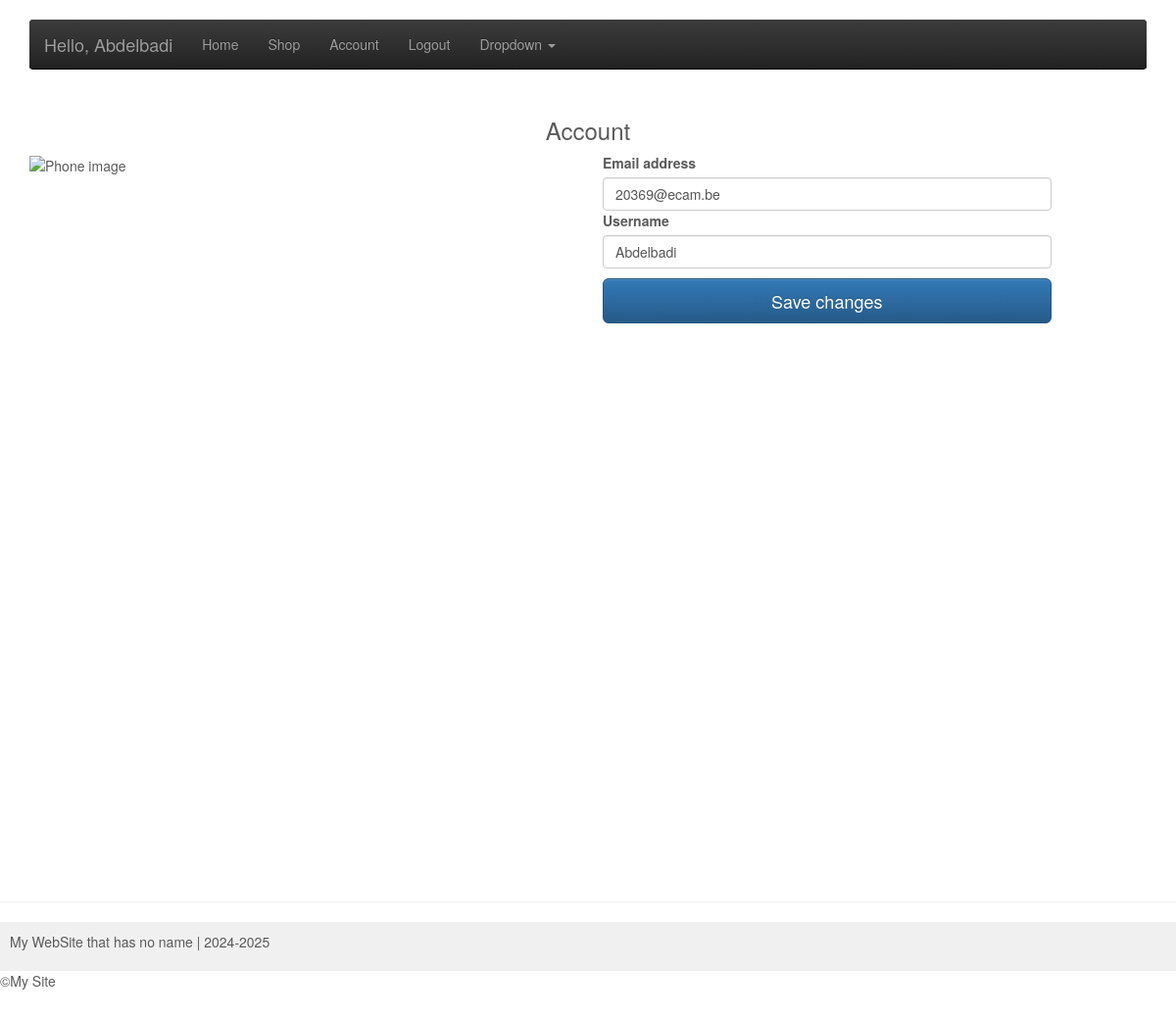
The app's page /account/ (signed in) with its own data.
### account/models.py (models this page shows, shortened)
class Account(AbstractBaseUser):
    email = models.EmailField(verbose_name="email", max_length=60, unique=True)
    username = models.CharField(max_length=30, unique=True)
    date_joined = models.DateTimeField(verbose_name='date joined', auto_now_add=True)
    last_login = models.DateTimeField(verbose_name='last login', auto_now=True)
    is_admin = models.BooleanField(default=False)
    is_active = models.BooleanField(default=True)
    is_staff = models.BooleanField(default=False)
    is_superuser = models.BooleanField(default=False)
    USERNAME_FIELD = 'email'
    REQUIRED_FIELDS = ['username']
    objects = MyAccountManager()

### account/views.py (the view)
# urls.py: path('account/', account_view, name='account'),
def account_view(request):
    if not request.user.is_authenticated:
        return redirect('login')
    context = {}
    if request.POST:
        form = AccountUpdateForm(request.POST, instance=request.user)
        if form.is_valid():
            form.initial = {
                "email": request.POST["email"],
                "username": request.POST["username"],
            }
            form.save()
            context['success_message'] = "Updated"
    else:
        form = AccountUpdateForm(
            initial={
                'username': request.user.username,
                'email': request.user.email,
            }
        )
    context['account_form'] = form
    return render(request, 'account/account.html', context)

### account/forms.py (shortened to what this page needs)
class AccountUpdateForm(forms.ModelForm):
    class Meta:
        model = Account
        fields = ('email', 'username')

### account/templates/account/account.html (shortened to what this page needs)
{% extends "base.html" %}
{% block content %}
<section class="vh-100">
    <div class="container py-5 h-100">
        <div class="row d-flex align-items-center justify-content-center h-100">
            <div class="col-md-12 text-center mb-4">
                <h3>Account</h3>
            </div>
            <div class="col-md-6 d-flex justify-content-center">
                <img src="https://atlas-content-cdn.pixelsquid.com/stock-images/icon-user-profile-update-computer-XlEaaD8-600.jpg"
                     class="img-fluid login-image" alt="Phone image">
            </div>
            <div class="col-md-5 col-lg-5 col-xl-4">
                <form class ="form-signin" method="post">{% csrf_token %}
                    <div data-mdb-input-init class="form-outline mb-4">
                        <label class="form-label" for="form1Example13">Email address</label>
                        <input type="email" name="email" id="form1Example13" class="form-control form-control-lg" value={{account_form.initial.email}} />
                    </div>
                    <div data-mdb-input-init class="form-outline mb-4">
                        <label class="form-label" for="form1Example34">Username</label>
                        <input type="text" name="username" id="form1Example34" class="form-control form-control-lg" value={{account_form.initial.username}} />
                    </div>
                    <button type="submit" class="btn btn-primary btn-lg btn-block">Save changes</button>
                </form>
            </div>
        </div>
    </div>
</section>
{% endblock content %}

### templates/snippets/header.html (shortened to what this page needs)
<link rel="stylesheet" href="https://cdn.jsdelivr.net/npm/bootstrap@3.4.1/dist/css/bootstrap.min.css">
<link rel="stylesheet" href="https://cdn.jsdelivr.net/npm/bootstrap@3.4.1/dist/css/bootstrap-theme.min.css">
<body>
    <div class="navbar-wrapper">
      <div class="container">
        <nav class="navbar navbar-inverse navbar-static-top">
          <div class="container">
            <div class="navbar-header">
              <a class="navbar-brand">
                {% if request.user.is_authenticated %}
                <p>Hello, {{ request.user.username }}</p>
                {% endif %}
            </a>
            </div>
            <div id="navbar" class="navbar-collapse collapse">
              <ul class="nav navbar-nav">
                {% if request.user.is_authenticated %}
                    <li><a href="{% url 'home' %}">Home</a></li>
                    <li><a href="{% url 'shop' %}">Shop</a></li>
                    <li><a href="{% url 'account' %}">Account</a></li>
                    <li><a href="{% url 'logout' %}">Logout</a></li>
                {% else %}
                    <li><a href="{% url 'home' %}">Home</a></li>
                    <li><a href="{% url 'shop' %}">Shop</a></li>
                    <li><a href="{% url 'register' %}">Register</a></li>
                    <li><a href="{% url 'login' %}">Login</a></li>
                {% endif %}
                <li class="dropdown">
                  <a href="#" class="dropdown-toggle" data-toggle="dropdown" role="button" aria-haspopup="true" aria-expanded="false">Dropdown <span class="caret"></span></a>
                </li>
              </ul>
            </div>
          </div>
        </nav>
      </div>
    </div>

### templates/snippets/header.html (style rules this page uses)
body { padding-bottom: 40px; color: #5a5a5a; }
.navbar-wrapper { position: absolute; top: 0; right: 0; left: 0; z-index: 20; }
.navbar-wrapper > .container { padding-right: 0; padding-left: 0; }
.navbar-wrapper .navbar { padding-right: 15px; padding-left: 15px; }
.navbar-wrapper .navbar .container { width: auto; }
@media (min-width: 768px) { .navbar-wrapper { margin-top: 20px; } }
@media (min-width: 768px) { .navbar-wrapper .container { padding-right: 15px; padding-left: 15px; } }
@media (min-width: 768px) { .navbar-wrapper .navbar { padding-right: 0; padding-left: 0; border-radius: 4px; } }

### account/templates/account/account.html (style rules this page uses)
.login-image { width: 100%; max-width: 400px; }
.vh-100 { margin-top: 100px; }

### records on screen
Account: user.username "Abdelbadi", email "20369@ecam.be", username "Abdelbadi"
